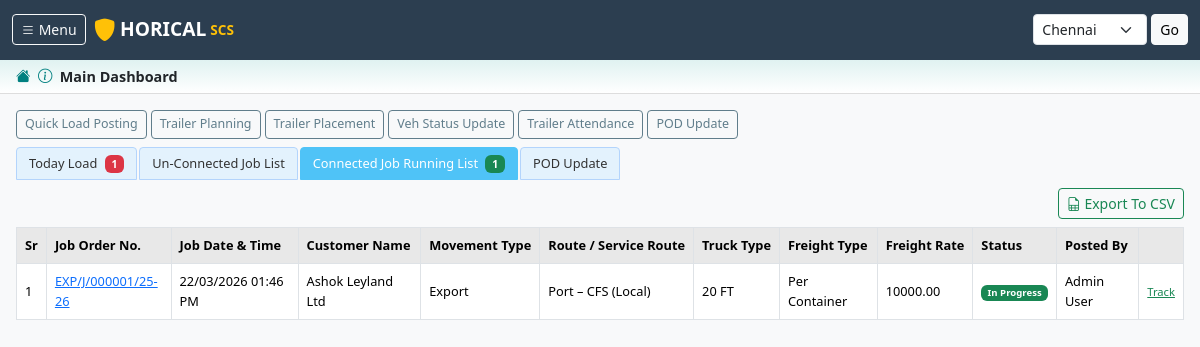
Page /jobs/?tab=connected (signed in) on the committed database.
### jobs/models.py (models this page shows, shortened)
class JobOrder(models.Model):
    class Status(models.TextChoices):
        DRAFT = 'DRAFT', 'Draft'
        POSTED = 'POSTED', 'Posted'
        PLANNED = 'PLANNED', 'Planned'
        PLACED = 'PLACED', 'Placed'
        IN_PROGRESS = 'IN_PROGRESS', 'In Progress'
        COMPLETED = 'COMPLETED', 'Completed'
        POD_PENDING = 'POD_PENDING', 'POD Pending'
        BILLED = 'BILLED', 'Billed'
        CANCELLED = 'CANCELLED', 'Cancelled'
    class MovementType(models.TextChoices):
        EXPORT = 'EXPORT', 'Export'
        IMPORT = 'IMPORT', 'Import'
        EMPTY = 'EMPTY', 'Empty'
        LOCAL = 'LOCAL', 'Local'
    class MovementFor(models.TextChoices):
        CALYX = 'CALYX', 'HORICAL'
        OTHER = 'OTHER', 'Other'
    class MoveBy(models.TextChoices):
        ON_WHEEL = 'ON_WHEEL', 'SCS'
        LCL = 'LCL', 'CFS'
    class ServiceType(models.TextChoices):
        LOCAL = 'LOCAL', 'Local'
        EXIM = 'EXIM', 'EXIM'
        LONG_HAUL = 'LONG_HAUL', 'Long Haul'
    class LoadPreference(models.TextChoices):
        ONE_TIME = 'ONE_TIME', 'One Time'
        REGULAR = 'REGULAR', 'Regular'
    MOVEMENT_PREFIX_MAP = {
        'EXPORT': 'EXP',
        'IMPORT': 'IMP',
        'EMPTY': 'MTY',
        'LOCAL': 'LOC',
    }
    job_order_no = models.CharField(max_length=30, unique=True, editable=False)
    branch = models.ForeignKey(
        'masters.Branch', on_delete=models.PROTECT, related_name='job_orders'
    )
    status = models.CharField(
        max_length=20, choices=Status.choices, default=Status.DRAFT
    )
    job_date = models.DateTimeField(auto_now_add=True)
    customer = models.ForeignKey(
        'masters.Customer', on_delete=models.PROTECT, related_name='job_orders'
    )
    customer_email = models.CharField(max_length=200, blank=True)
    customer_contact_no = models.CharField(max_length=20, blank=True)
    customer_client = models.CharField(max_length=200, blank=True)
    customer_job_no = models.CharField(max_length=50, blank=True)
    movement_type = models.CharField(
        max_length=10, choices=MovementType.choices, default=MovementType.EXPORT
    )
    movement_for = models.CharField(
        max_length=10, choices=MovementFor.choices, default=MovementFor.CALYX
    )
    move_by = models.CharField(
        max_length=10, choices=MoveBy.choices, default=MoveBy.ON_WHEEL
    )
    service_type = models.CharField(
        max_length=15, choices=ServiceType.choices, default=ServiceType.LOCAL
    )
    service_route = models.ForeignKey(
        'masters.ServiceRoute', on_delete=models.SET_NULL,
        null=True, blank=True, related_name='job_orders'
    )
    lane = models.ForeignKey(
        'masters.Lane', on_delete=models.SET_NULL,
        null=True, blank=True, related_name='job_orders'
    )
    origin = models.ForeignKey(
        'masters.Location', on_delete=models.SET_NULL,
        null=True, blank=True, related_name='job_orders_origin'
    )
    destination = models.ForeignKey(
        'masters.Location', on_delete=models.SET_NULL,
        null=True, blank=True, related_name='job_orders_destination'
    )
    stuffing_point = models.ForeignKey(
        'masters.Location', on_delete=models.SET_NULL,
        null=True, blank=True, related_name='job_orders_stuffing'
    )
    stuffing_date = models.DateField(null=True, blank=True)
    material_type = models.ForeignKey(
        'masters.MaterialType', on_delete=models.SET_NULL,
        null=True, blank=True, related_name='job_orders'
    )
    truck_type = models.ForeignKey(
        'masters.TruckType', on_delete=models.SET_NULL,
        null=True, blank=True, related_name='job_orders'
    )
    no_of_trailers = models.PositiveIntegerField(default=1)
    gross_weight_mt = models.DecimalField(
        max_digits=10, decimal_places=3, null=True, blank=True
    )
    freight_type = models.ForeignKey(
        'masters.FreightType', on_delete=models.SET_NULL,
        null=True, blank=True, related_name='job_orders'
    )
    offered_freight_rate = models.DecimalField(
        max_digits=12, decimal_places=2, default=0
    )
    adv_receipt_amount = models.DecimalField(
        max_digits=12, decimal_places=2, default=0
    )
    payment_day = models.PositiveIntegerField(default=0)
    load_preference = models.CharField(
        max_length=10, choices=LoadPreference.choices, default=LoadPreference.ONE_TIME
    )
    reporting_datetime = models.DateTimeField(null=True, blank=True)
    cut_off_datetime = models.DateTimeField(null=True, blank=True)
    do_validity_datetime = models.DateTimeField(null=True, blank=True)
    sales_person = models.ForeignKey(
        settings.AUTH_USER_MODEL, on_delete=models.SET_NULL,
        null=True, blank=True, related_name='sales_job_orders'
    )
    posted_by = models.ForeignKey(
        settings.AUTH_USER_MODEL, on_delete=models.SET_NULL,
        null=True, blank=True, related_name='posted_job_orders'
    )
    remarks = models.TextField(blank=True)
    customer_expectation = models.TextField(blank=True)
    cn_number = models.CharField(max_length=50, blank=True)
    created_at = models.DateTimeField(auto_now_add=True)
    updated_at = models.DateTimeField(auto_now=True)
    class Meta:
        ordering = ['-job_date']
        verbose_name = 'Job Order'
        verbose_name_plural = 'Job Orders'

### masters/models.py (models this page shows, shortened)
class Customer(models.Model):
    name = models.CharField(max_length=255)
    email = models.EmailField(blank=True)
    contact_no = models.CharField(max_length=15, blank=True)
    address = models.TextField(blank=True)
    gst_number = models.CharField(max_length=20, blank=True)
    is_active = models.BooleanField(default=True)
    class Meta:
        ordering = ['name']

class ServiceRoute(models.Model):
    name = models.CharField(max_length=200)
    service_type = models.CharField(max_length=20, choices=[
        ('LOCAL', 'Local'), ('EXIM', 'EXIM'), ('LONG_HAUL', 'Long Haul')
    ])
    is_active = models.BooleanField(default=True)
    def __str__(self):
        return self.name

class TruckType(models.Model):
    name = models.CharField(max_length=50)
    is_active = models.BooleanField(default=True)
    def __str__(self):
        return self.name

class FreightType(models.Model):
    name = models.CharField(max_length=50)
    is_active = models.BooleanField(default=True)
    def __str__(self):
        return self.name

### accounts/models.py (models this page shows, shortened)
class User(AbstractUser):
    class Role(models.TextChoices):
        ADMIN = 'ADMIN', 'Admin'
        SALES = 'SALES', 'Sales Team'
        ACCOUNTS = 'ACCOUNTS', 'Accounts Team'
        TRACKING = 'TRACKING', 'Tracking Team'
        CHA = 'CHA', 'CHA'
        FORWARDER = 'FORWARDER', 'Forwarder'
    role = models.CharField(max_length=20, choices=Role.choices, default=Role.SALES)
    phone = models.CharField(max_length=15, blank=True)
    branches = models.ManyToManyField('masters.Branch', blank=True, related_name='users')

### jobs/views.py (the view)
# urls.py: path('', lambda r: redirect('jobs:dashboard'), name='home'),
@login_required
def dashboard(request):
    branch = request.current_branch
    tab = request.GET.get('tab', 'today_load')
    today = timezone.localdate()
    if tab == 'unconnected':
        jobs = JobOrder.objects.filter(
            branch=branch, status=JobOrder.Status.POSTED
        ).select_related(
            'customer', 'service_route', 'truck_type', 'freight_type', 'posted_by'
        )
    elif tab == 'connected':
        jobs = JobOrder.objects.filter(
            branch=branch,
            status__in=[
                JobOrder.Status.PLANNED,
                JobOrder.Status.PLACED,
                JobOrder.Status.IN_PROGRESS,
            ]
        ).select_related(
            'customer', 'service_route', 'truck_type', 'freight_type', 'posted_by'
        )
    else:
        jobs = JobOrder.objects.filter(
            branch=branch, job_date__date=today
        ).select_related(
            'customer', 'service_route', 'truck_type', 'freight_type', 'posted_by'
        )
    today_count = JobOrder.objects.filter(branch=branch, job_date__date=today).count()
    unconnected_count = JobOrder.objects.filter(
        branch=branch, status=JobOrder.Status.POSTED
    ).count()
    connected_count = JobOrder.objects.filter(
        branch=branch,
        status__in=[
            JobOrder.Status.PLANNED,
            JobOrder.Status.PLACED,
            JobOrder.Status.IN_PROGRESS,
        ]
    ).count()
    context = {
        'jobs': jobs,
        'tab': tab,
        'today_count': today_count,
        'unconnected_count': unconnected_count,
        'connected_count': connected_count,
    }
    return render(request, 'jobs/dashboard.html', context)

### accounts/context_processors.py (called while the page is built)
def branch_context(request):
    context = {
        'current_branch': getattr(request, 'current_branch', None),
        'user_branches': Branch.objects.none(),
    }
    if hasattr(request, 'user') and request.user.is_authenticated:
        if request.user.is_superuser:
            context['user_branches'] = Branch.objects.filter(is_active=True)
        else:
            context['user_branches'] = request.user.branches.filter(is_active=True)
    return context

### jobs/templates/jobs/dashboard.html (shortened to what this page needs)
{% extends "base.html" %}
{% block breadcrumb %}
<div class="breadcrumb-area">
    <a href="/"><i class="bi bi-house-fill"></i></a>
    &nbsp;<i class="bi bi-info-circle"></i>&nbsp;
    <strong>Main Dashboard</strong>
</div>
{% endblock %}
{% block content %}
{% include "partials/_toolbar.html" %}
{% include "partials/_tabs.html" %}
<div class="d-flex justify-content-end mb-2">
    <a href="{% url 'jobs:export_csv' %}?tab={{ tab }}" class="btn btn-sm btn-outline-success">
        <i class="bi bi-file-earmark-spreadsheet"></i> Export To CSV
    </a>
</div>
<div class="table-responsive">
    <table class="table table-bordered table-hover table-horical align-middle">
        <thead>
            <tr>
                <th>Sr</th>
                <th>Job Order No.</th>
                <th>Job Date &amp; Time</th>
                <th>Customer Name</th>
                <th>Movement Type</th>
                <th>Route / Service Route</th>
                <th>Truck Type</th>
                <th>Freight Type</th>
                <th>Freight Rate</th>
                <th>Status</th>
                <th>Posted By</th>
                <th></th>
            </tr>
        </thead>
        <tbody>
            {% for job in jobs %}
            <tr>
                <td>{{ forloop.counter }}</td>
                <td>
                    <a href="{% url 'jobs:job_detail' job.pk %}">{{ job.job_order_no }}</a>
                </td>
                <td>{{ job.job_date|date:"d/m/Y h:i A" }}</td>
                <td>{{ job.customer.name }}</td>
                <td>{{ job.get_movement_type_display }}</td>
                <td>{{ job.service_route|default:"-" }}</td>
                <td>{{ job.truck_type|default:"-" }}</td>
                <td>{{ job.freight_type|default:"-" }}</td>
                <td>{{ job.offered_freight_rate }}</td>
                <td>
                    <span class="badge
                        {% if job.status == 'POSTED' %}bg-primary
                        {% elif job.status == 'PLANNED' %}bg-info text-dark
                        {% elif job.status == 'PLACED' %}bg-warning text-dark
                        {% elif job.status == 'IN_PROGRESS' %}bg-success
                        {% elif job.status == 'CANCELLED' %}bg-danger
                        {% elif job.status == 'COMPLETED' or job.status == 'POD_PENDING' or job.status == 'BILLED' %}bg-secondary
                        {% else %}bg-light text-dark{% endif %}">
                        {{ job.get_status_display }}
                    </span>
                </td>
                <td>{{ job.posted_by.get_full_name|default:"-" }}</td>
                <td>
                    {% if job.status == 'POSTED' %}
                    <a href="{% url 'jobs:cancel_job' job.pk %}" class="text-danger small">Cancel</a>
                    {% elif job.status == 'PLANNED' %}
                    <a href="{% url 'operations:placement_detail' job.pk %}" class="text-info small">Place</a>
                    {% elif job.status == 'PLACED' or job.status == 'IN_PROGRESS' %}
                    <a href="{% url 'tracking:vehicle_status_list' %}" class="text-success small">Track</a>
                    {% endif %}
                </td>
            </tr>
            {% empty %}
            <tr><td colspan="12" class="text-center text-muted py-4">No job orders found for this view.</td></tr>
            {% endfor %}
        </tbody>
    </table>
</div>
{% endblock %}

### static/css/custom.css (style rules this page uses)
:root { --horical-header-bg: #2c3e50; --horical-teal: #008080; --horical-light-teal: #e0f2f1; --horical-tab-active: #4fc3f7; --horical-tab-bg: #e3f2fd; --horical-btn-outline: #607d8b; --horical-red: #c62828; --horical-green: #2e7d32; }
body { font-family: Tahoma, 'Segoe UI', sans-serif; font-size: 0.875rem; background-color: #f8f9fa; }
.breadcrumb-area { background: linear-gradient(to bottom, var(--horical-light-teal), #ffffff); padding: 6px 16px; border-bottom: 1px solid #ddd; font-size: 0.9rem; }
.breadcrumb-area i { color: var(--horical-teal); }
.table-horical { font-size: 0.8rem; }
.table-horical th { background-color: #e8e8e8; font-weight: 600; white-space: nowrap; vertical-align: middle; }
.table-horical td { vertical-align: middle; }

### rows in the picture
JobOrder: job_order_no "EXP/J/000001/25-26", job_date "22/03/2026 01:46 PM", customer.name "Ashok Leyland Ltd", movement_type "Export", service_route "Port – CFS (Local)", truck_type "20 FT", freight_type "Per Container", offered_freight_rate "10000.00", status "In Progress", posted_by.get_full_name "Admin User", shows "Track"

### other values in the picture
{{ today_count }} "1"
{{ connected_count }} "1"
form field branch_id "Chennai"
